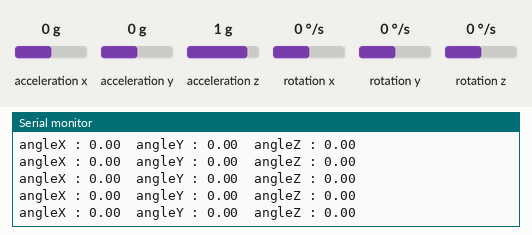
This sketch was run on a simulated Arduino Uno, built with avr-gcc and run on an emulated ATmega328P. On the bench: the last lines printed to the serial monitor. Inputs (shaded band) come from the test bench; at power-on: acceleration x 0 g, rotation z 0 °/s, acceleration y 0 g, acceleration z 1 g, rotation x 0 °/s, rotation y 0 °/s.

Above: at 4.2 s.
4.3 s: acceleration x set to -1.4 g
At 4.48 s:
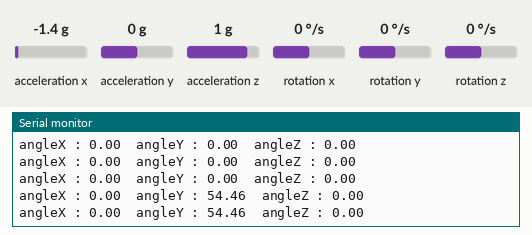
5.8 s: rotation z set to -192 °/s
At 5.84 s:
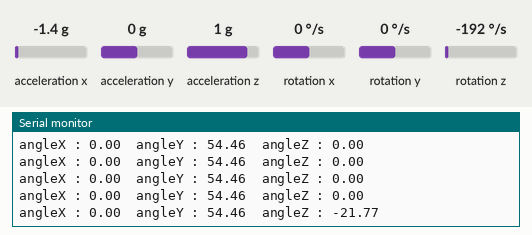
8.8 s: acceleration y set to -1.4 g
At 8.9 s:
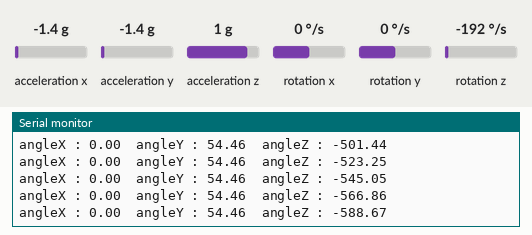
10.3 s: acceleration z set to -1.4 g
At 10.38 s:
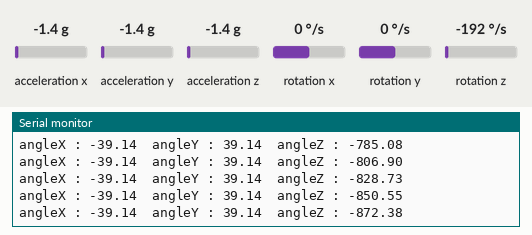
Timing chart, 0 to 12.8 s (numbered marks = the images above; inputs shaded):
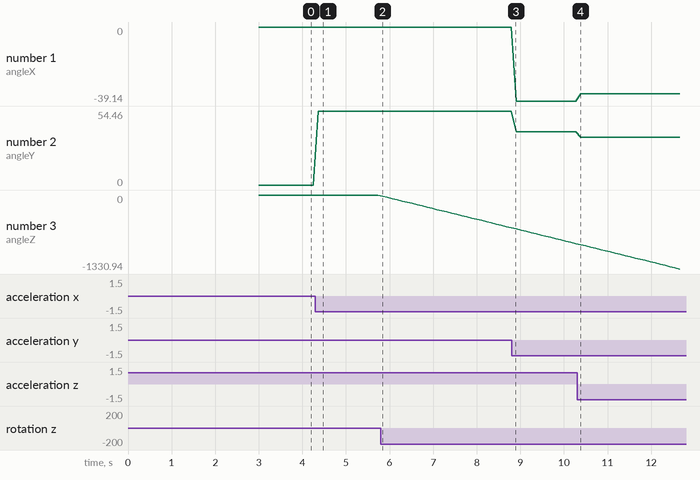

Measured:
- after the input at 4.3 s, the serial monitor: prints a new line after 0.06 s (image 1)
- after the input at 5.8 s, the serial monitor: prints a new line at once (image 2)
- plotted number 1: 0 → -39.14 after the input at 8.8 s, -39.14 → -35.26 after the input at 10.3 s
- plotted number 2: 0 → 54.46 after the input at 4.3 s, 54.46 → 39.14 after the input at 8.8 s, 39.14 → 35.26 after the input at 10.3 s
- plotted number 3: 0 → -588.67 after the input at 5.8 s, -588.67 → -872.38 after the input at 8.8 s

The sketch:

mpu6050_lcd.ino
```cpp
 /*
 *
 * This code is basic usage MPU-6050 Accelerometer and Gyroscope
 * Running this code you will get angles only.
 * The Angles at X, Y and Z are displayed on LCD1602-I2C display module
 *
 * Library and code have been taken from:
 * https://github.com/tockn/MPU6050_tockn
 *
 * Updated by Ahmad Shamshiri on July 05, 2018 at 22:19 in Ajax, Ontario, Canada
 * for Robojax.com
 * Get this code from Robojax.com
 * Watch video instruction for this code at:https://youtu.be/uIz6WIis4dc
 *
 * You will need to watch 2 videos before following the instruction in this video:
 * 1-MPU6050 Introduction video and code: https://youtu.be/uhh7ik02aDc
 * 2-LCD1602 with I2C module video and code https://youtu.be/q9YC_GVHy5A
 */
#include <MPU6050_tockn.h>
#include <Wire.h>

MPU6050 mpu6050(Wire);

#include <LiquidCrystal_I2C.h>
// Set the LCD address to 0x27 for a 16 chars and 2 line display
LiquidCrystal_I2C lcd(0x27, 16, 2);

void setup() {
  Serial.begin(9600);
  Wire.begin();
  mpu6050.begin();
  mpu6050.calcGyroOffsets(true);

  // initialize the LCD,
  // lcd.begin();
  // Turn on the blacklight and print a message.
  lcd.backlight();
}

void loop() {

  mpu6050.update();
  Serial.print("angleX : ");
  Serial.print(mpu6050.getAngleX());
  Serial.print("\tangleY : ");
  Serial.print(mpu6050.getAngleY());
  Serial.print("\tangleZ : ");
  Serial.println(mpu6050.getAngleZ());

  lcd.clear();// clearn previous values from screen
  lcdDisplay(
             // to print X:
             0, // character 0
             0, // line 0
             "X:",

             // to print AngleX
             2, // character 2
             0, // line 0
             mpu6050.getAngleX()
             );

  lcdDisplay(
             // to print Y:
             13, // character 13
             0, // line 0
             "Y:",

             // to print AngleY
             0, // character 0
             1, // line 1
             mpu6050.getAngleY()
             );

  lcdDisplay(
             // to print Z:
             7, // character 7
             1, // line 1
             "Z:",

             // to print AngleZ
             9, // character 9
             1, // line 0
             mpu6050.getAngleZ()
             );
   delay(100);
}// loop end

/*
 * lcdDisplay(int tc, int tr, String title, int vc, int vr, float value)
 * displays value and title on LCD1602
 * How to use:
 * If you wan to diaplay: "Voltage: 13.56mV" starting from first character
 * on second row.
 * use:
 * lcdDisplay(0, 1, "Voltage: ", 13.56)
 *
 * tc  is character number  (0)
 * tr is row in the lcd (1)
 * title is the text (Voltage:)
 * vc value for character
 * vr value for  row or line
 * value is the value (13.56)
 */
void lcdDisplay(int tc, int tr, String title, int vc, int vr, float value)
{
   // Robojax.com MPU6050 Demo
   lcd.setCursor (tc,tr); //
   lcd.print(title);

   lcd.setCursor (vc,vr); //
   lcd.print(value);

}
```
